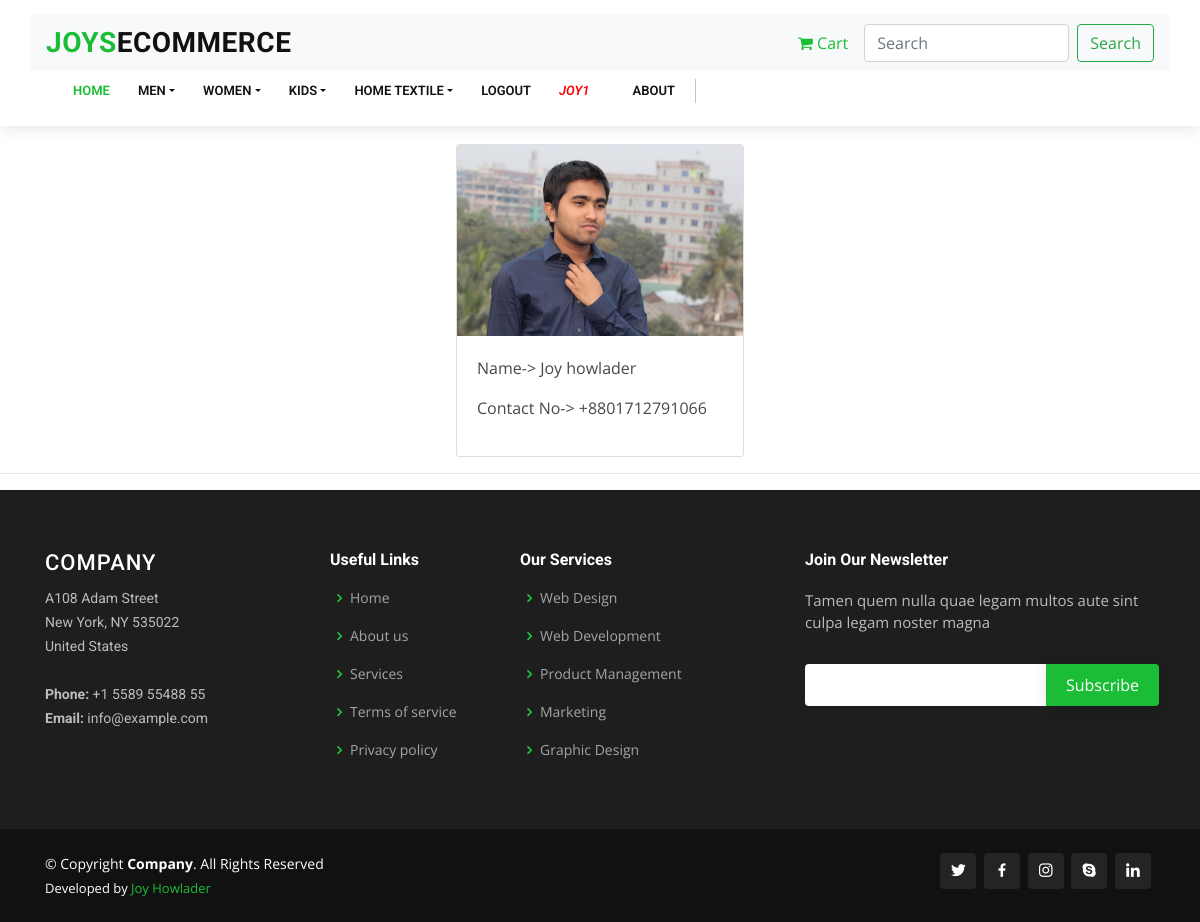
Page /profile/ (signed in) on the committed database.
### UserManagement/models.py (models this page shows, shortened)
class Profile(models.Model):
    Full_name = models.CharField(max_length=50)
    Mobile_number = models.CharField(max_length=30)
    Profile_Picture = models.ImageField(upload_to='users/profile_pictures', blank=True, null=True)
    Email_address = models.CharField(max_length=100,blank=True, null=True)
    Date_of_Birth = models.CharField(max_length=100,blank=True, null=True)
    GENDER_MALE = 0
    GENDER_FEMALE = 1
    GENDER_OTHER = 3
    GENDER_CHOICES = [(GENDER_MALE, 'Male'), (GENDER_FEMALE, 'Female'),(GENDER_OTHER, 'Other')]
    Gender = models.IntegerField(choices=GENDER_CHOICES)
    Billing_address = models.TextField(max_length=500)
    user = models.ForeignKey(User, default=None, on_delete=models.CASCADE)

### UserManagement/views.py (the view)
# urls.py: path('profile/', user_views.ViewProfile, name='show_profile'),
def ViewProfile(request):
    try:
        profile = Profile.objects.get(user=request.user)
    except Profile.DoesNotExist:
        profile = print("Please complete your Profile to view")
    context = {
        'profile': profile,
    }
    return render(request, 'UserManagement/view_profile.html', context)

### templates/UserManagement/view_profile.html (shortened to what this page needs)
{% extends 'base2.html' %}
{% load static %}
{% block content %}
<br>
<div class="col d-flex justify-content-center">
   <div class="card" style="width: 18rem;">
        <img src="{{profile.Profile_Picture.url}}" class="card-img-top">
        <div class="card-body">
        	{% if profile.Full_name is Null %}
          	<div class="alert alert-primary text-md-center text-danger" role="alert">
			  Please Set up Profile first!
			</div>
        	{% else %}
          <p class="card-text">Name-> {{profile.Full_name}}</p>
          <p class="card-text">Contact No->  {{profile.Mobile_number}}</p>
        	{% endif %}
        </div>
    </div>
</div>
<hr>
{% endblock %}

### templates/base2.html (shortened to what this page needs)
{% load static %}
<!DOCTYPE html>
<html lang="en">
<head>
  <link href="{% static 'vendor/bootstrap/css/bootstrap.min.css' %}" rel="stylesheet">
  <link href="{% static 'vendor/icofont/icofont.min.css' %}" rel="stylesheet">
  <link href="{% static 'vendor/boxicons/css/boxicons.min.css' %}" rel="stylesheet">
  <link href="{% static 'vendor/animate.css/animate.min.css' %}" rel="stylesheet">
  <link href="{% static 'vendor/venobox/venobox.css' %}" rel="stylesheet">
  <link href="{% static 'vendor/owl.carousel/assets/owl.carousel.min.css' %}" rel="stylesheet">
  <link href="{% static 'vendor/aos/aos.css' %}" rel="stylesheet">
  <link href="{% static 'vendor/remixicon/remixicon.css' %}" rel="stylesheet">
  <link rel="stylesheet" href="https://cdnjs.cloudflare.com/ajax/libs/font-awesome/4.7.0/css/font-awesome.min.css">
  <link href="{% static 'css/style.css' %}" rel="stylesheet">
</head>
<body>
  <section>
  <header id="header" class="fixed-top">
    <nav class="container navbar navbar-light bg-light">
            <h1 class="logo mr-auto"><a href="{% url 'products_list' %}"><span>Joys</span>Ecommerce</a></h1>
        {% if user.is_authenticated %}
            <a class="nav-link" href="{% url 'cart' %}"><i class="fa fa-shopping-cart" aria-hidden="true"></i> Cart</a>
        {% else %}
            <a class="nav-link" href="{% url 'login' %}"><i class="fa fa-shopping-cart" aria-hidden="true"></i> Cart</a>
        {% endif %}
            <form class="form-inline" method="POST" action="{% url 'products_list' %}">
          <input class="form-control mr-sm-2" placeholder="Search" aria-label="Search" type="search" name="search">
                <button class="btn btn-outline-success my-2 my-sm-0" type="submit">Search</button>
            </form>
    </nav>
    <div class="container d-flex align-items-center">
      <nav class="nav-menu d-none d-lg-block">
        <ul>
          <li class="active"><a href="{% url 'products_list' %}">Home</a></li>
          <li class="drop-down">
              <form method="POST" action="{% url 'products_list' %}">
                    <a class="dropdown-toggle" type="submit">Men</a>
	                </form>
          </li>
            <li class="drop-down">
                <form method="POST" action="{% url 'products_list' %}">
                    <a class="dropdown-toggle" type="submit">Women</a>
	                </form>
          </li>
            <li class="drop-down">
                <form method="POST" action="{% url 'products_list' %}">
                    <a class="dropdown-toggle" type="submit">Kids</a>
	                </form>
          </li>
            <li class="drop-down"><form method="POST" action="{% url 'products_list' %}">
                    <a class="dropdown-toggle" type="submit">Home Textile</a>
	                </form>
          </li>
          {% if user.is_authenticated %}
              <li><a href="{% url 'logout' %}">Logout</a></li>
              <li class="drop-down">
                  <a style="color:red;"><i>{{user.username}}</i></a>
              </li>
          {% else %}
          <li><a href="{% url 'register' %}">Sign Up</a></li>
          <li><a href="{% url 'login' %}">Log In</a></li>
          {% endif %}
          <li><a href="{% url 'products_list' %}">About</a></li>
        </ul>
      </nav>
      <div class="header-social-links">
        <a href="#" class="twitter"><i class="icofont-twitter"></i></a>
        <a href="#" class="facebook"><i class="icofont-facebook"></i></a>
        <a href="#" class="instagram"><i class="icofont-instagram"></i></a>
        <a href="#" class="linkedin"><i class="icofont-linkedin"></i></a>
      </div>
    </div>
  </header>
</section>
  <main id="main">
    {% block content %}
    {% endblock content %}
  </main>
  <footer id="footer">
    <div class="footer-top">
      <div class="container">
        <div class="row">
          <div class="col-lg-3 col-md-6 footer-contact">
            <h3>Company</h3>
            <p>
              A108 Adam Street <br>
              New York, NY 535022<br>
              United States <br><br>
              <strong>Phone:</strong> +1 5589 55488 55<br>
              <strong>Email:</strong> info@example.com<br>
            </p>
          </div>
          <div class="col-lg-2 col-md-6 footer-links">
            <h4>Useful Links</h4>
            <ul>
              <li><i class="bx bx-chevron-right"></i> <a href="#">Home</a></li>
              <li><i class="bx bx-chevron-right"></i> <a href="#">About us</a></li>
              <li><i class="bx bx-chevron-right"></i> <a href="#">Services</a></li>
              <li><i class="bx bx-chevron-right"></i> <a href="#">Terms of service</a></li>
              <li><i class="bx bx-chevron-right"></i> <a href="#">Privacy policy</a></li>
            </ul>
          </div>
          <div class="col-lg-3 col-md-6 footer-links">
            <h4>Our Services</h4>
            <ul>
              <li><i class="bx bx-chevron-right"></i> <a href="#">Web Design</a></li>
              <li><i class="bx bx-chevron-right"></i> <a href="#">Web Development</a></li>
              <li><i class="bx bx-chevron-right"></i> <a href="#">Product Management</a></li>
              <li><i class="bx bx-chevron-right"></i> <a href="#">Marketing</a></li>
              <li><i class="bx bx-chevron-right"></i> <a href="#">Graphic Design</a></li>
            </ul>
          </div>
          <div class="col-lg-4 col-md-6 footer-newsletter">
            <h4>Join Our Newsletter</h4>
            <p>Tamen quem nulla quae legam multos aute sint culpa legam noster magna</p>
            <form action="" method="post">
              <input type="email" name="email"><input type="submit" value="Subscribe">
            </form>
          </div>
        </div>
      </div>
    </div>
    <div class="container d-md-flex py-4">
      <div class="mr-md-auto text-center text-md-left">
        <div class="copyright">
          &copy; Copyright <strong><span>Company</span></strong>. All Rights Reserved
        </div>
        <div class="credits">
          Developed by <a href="https://bootstrapmade.com/">Joy Howlader</a>
        </div>
      </div>
      <div class="social-links text-center text-md-right pt-3 pt-md-0">
        <a href="#" class="twitter"><i class="bx bxl-twitter"></i></a>
        <a href="#" class="facebook"><i class="bx bxl-facebook"></i></a>
        <a href="#" class="instagram"><i class="bx bxl-instagram"></i></a>
        <a href="#" class="google-plus"><i class="bx bxl-skype"></i></a>
        <a href="#" class="linkedin"><i class="bx bxl-linkedin"></i></a>
      </div>
    </div>
  </footer>
</body>
</html>

### static/css/style.css (style rules this page uses)
body { font-family: "Open Sans", sans-serif; color: #4d4643; }
a { color: #1bbd36; }
h1, h2, h3, h4, h5, h6 { font-family: "Roboto", sans-serif; }
#header { background: #fff; transition: all 0.5s; z-index: 997; padding: 15px 0; box-shadow: 0px 2px 15px rgba(0, 0, 0, 0.1); }
#header .logo { font-size: 28px; margin: 0; padding: 0; line-height: 1; font-weight: 700; letter-spacing: 0.5px; text-transform: uppercase; }
#header .logo a { color: #111; }
#header .logo a span { color: #1bbd36; }
.nav-menu ul { margin: 0; padding: 0; list-style: none; }
.nav-menu > ul { display: flex; }
.nav-menu > ul > li { position: relative; white-space: nowrap; padding: 10px 0 10px 28px; }
.nav-menu a { display: block; position: relative; color: #111; transition: 0.3s; font-size: 13px; text-transform: uppercase; font-weight: 600; font-family: "Roboto", sans-serif; }
.nav-menu a:hover, .nav-menu .active > a, .nav-menu li:hover > a { color: #1bbd36; }
.nav-menu .drop-down > a:after { content: "\ea99"; font-family: IcoFont; padding-left: 5px; }
.mobile-nav { position: fixed; top: 55px; right: 15px; bottom: 15px; left: 15px; z-index: 9999; overflow-y: auto; background: #fff; transition: ease-in-out 0.2s; opacity: 0; visibility: hidden; border-radius: 10px; padding: 10px 0; }
.mobile-nav * { margin: 0; padding: 0; list-style: none; }
.mobile-nav a { display: block; position: relative; color: #111; padding: 10px 20px; font-weight: 500; outline: none; }
.mobile-nav a:hover, .mobile-nav .active > a, .mobile-nav li:hover > a { color: #1bbd36; text-decoration: none; }
.mobile-nav .drop-down > a:after { content: "\ea99"; font-family: IcoFont; padding-left: 10px; position: absolute; right: 15px; }
.mobile-nav .drop-down > a { padding-right: 35px; }
.header-social-links { padding-left: 14px; margin-left: 20px; border-left: 1px solid #c4c4c4; }
.header-social-links a { color: #a0a0a0; padding-left: 6px; display: inline-block; line-height: 1px; transition: 0.3s; }
section { padding: 60px 0; overflow: hidden; }
#footer { color: #fff; font-size: 14px; background: #111; }
#footer .footer-top { padding: 60px 0 30px 0; background: #1e1e1e; }
#footer .footer-top .footer-contact { margin-bottom: 30px; }
#footer .footer-top .footer-contact h3 { font-size: 22px; margin: 0 0 10px 0; padding: 2px 0 2px 0; line-height: 1; font-weight: 500; letter-spacing: 1px; text-transform: uppercase; color: #fff; }
#footer .footer-top .footer-contact p { font-size: 14px; line-height: 24px; margin-bottom: 0; font-family: "Roboto", sans-serif; color: rgba(255, 255, 255, 0.7); }
#footer .footer-top h4 { font-size: 16px; font-weight: bold; color: #fff; position: relative; padding-bottom: 12px; }
#footer .footer-top .footer-links { margin-bottom: 30px; }
#footer .footer-top .footer-links ul { list-style: none; padding: 0; margin: 0; }
#footer .footer-top .footer-links ul i { padding-right: 2px; color: #1ed33c; font-size: 18px; line-height: 1; }
#footer .footer-top .footer-links ul li { padding: 10px 0; display: flex; align-items: center; }
#footer .footer-top .footer-links ul li:first-child { padding-top: 0; }
#footer .footer-top .footer-links ul a { color: rgba(255, 255, 255, 0.6); transition: 0.3s; display: inline-block; line-height: 1; }
#footer .footer-newsletter { font-size: 15px; color: rgba(255, 255, 255, 0.7); }
#footer .footer-newsletter h4 { font-size: 16px; font-weight: bold; color: #fff; position: relative; padding-bottom: 12px; }
#footer .footer-newsletter form { margin-top: 30px; background: #fff; padding: 6px 10px; position: relative; border-radius: 4px 0 0 4px; text-align: left; }
#footer .footer-newsletter form input[type="email"] { border: 0; padding: 4px 8px; width: calc(100% - 100px); }
#footer .footer-newsletter form input[type="submit"] { position: absolute; top: 0; right: -4px; bottom: 0; border: 0; background: none; font-size: 16px; padding: 0 20px; background: #1bbd36; color: #fff; transition: 0.3s; border-radius: 0 4px 4px 0; box-shadow: 0px 2px 15px rgba(0, 0, 0, 0.1); }
#footer .credits { padding-top: 5px; font-size: 13px; color: #fff; }
#footer .social-links a { font-size: 18px; display: inline-block; background: rgba(255, 255, 255, 0.08); color: #fff; line-height: 1; padding: 8px 0; margin-right: 4px; border-radius: 4px; text-align: center; width: 36px; height: 36px; transition: 0.3s; }

### rows in the picture
Profile: Profile_Picture (picture), Full_name "Joy howlader", Mobile_number "+8801712791066"

### other values in the picture
{{ user.username }} "JOY1"
